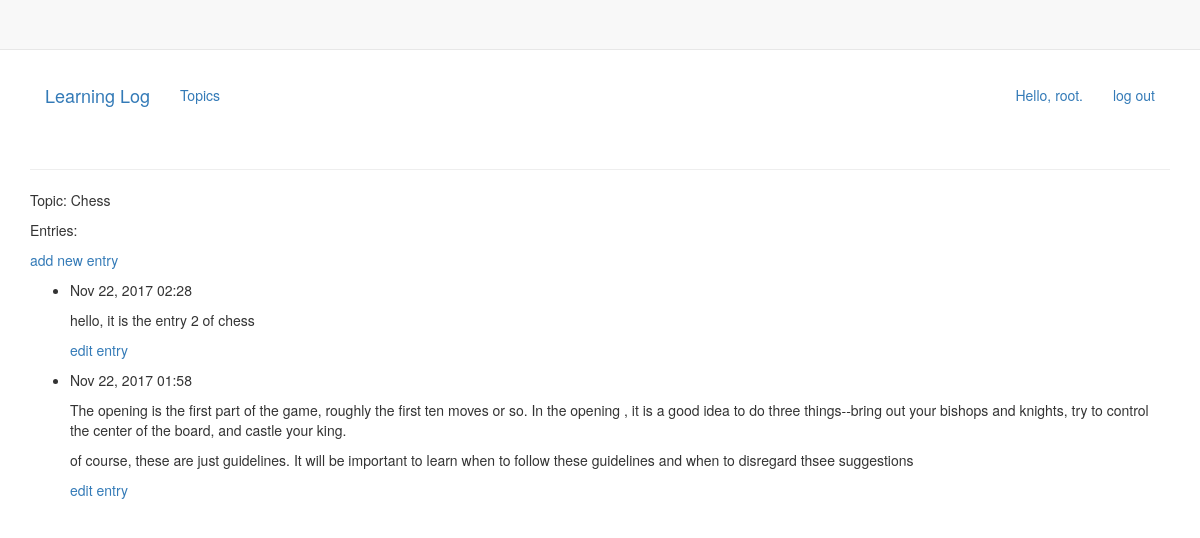
The page /topics/1/ (signed in) on the database its author committed.
### learning_logs/models.py (models this page shows, shortened)
class Topic(models.Model):
    text = models.CharField(max_length=200)
    date_added = models.DateTimeField(auto_now_add=True)
    owner = models.ForeignKey(User)
    def __unicode__(self):
        return self.text

class Entry(models.Model):
    topic = models.ForeignKey(Topic)
    text = models.TextField()
    date_added = models.DateTimeField(auto_now_add=True)
    class Meta:
        verbose_name_plural = 'entries'

### learning_logs/views.py (the view)
# urls.py: url(r'^topics/(?P<topic_id>\d+)/$', views.topic, name='topic'),
@login_required
def topic(request, topic_id):
    topic = Topic.objects.get(id=topic_id)
    if topic.owner != request.user:
        raise Http404
    entries = topic.entry_set.order_by('-date_added')
    context = {'topic': topic, 'entries': entries}
    return render(request, 'learning_logs/topic.html', context)

### learning_logs/templates/learning_logs/topic.html
{% extends 'learning_logs/base.html' %}
{% block content %}
  <p>Topic: {{ topic }}</p>
  <p>Entries:</p>
  <p>
    <a href="{% url 'learning_logs:new_entry' topic.id %}">add new entry</a>
  </p>
  <ul>
  {% for entry in entries %}
    <li>
        <p>{{ entry.date_added|date:'M d, Y H:i' }}</p>
        <p>{{ entry.text|linebreaks }}</p>
        <p>
            <a href="{% url 'learning_logs:edit_entry' entry.id %}">edit entry</a>
        </p>
    </li>
  {% empty %}
    <li>
      there are no entries for this topic yet.
    </li>
  {% endfor %}
  </ul>
{% endblock content %}

### learning_logs/templates/learning_logs/base.html (shortened to what this page needs)
{% load bootstrap3 %}
<!DOCTYPE html>
<html lang="en">
  <head>
      {% bootstrap_css %}
  </head>
  <body>
    <nav class="navbar navbar-default navbar-static-top"></nav>
      <div class="container">
          <div class="navbar-header">
              <a class="navbar-brand" href="{% url 'learning_logs:index' %}">Learning Log</a>
          </div>
          <div id="navbar" class="navbar-collapse collapse">
              <ul class="nav navbar-nav">
                  <li><a href="{% url 'learning_logs:topics' %}">Topics</a></li>
              </ul>
              <ul class="nav navbar-nav navbar-right">
                  {% if user.is_authenticated %}
                    <li><a>Hello, {{ user.username }}.</a></li>
                    <li><a href="{% url 'users:logout' %}">log out</a></li>
                  {% else %}
                      <li><a href="{% url 'users:register' %}">register</a></li>
                      <li><a href="{% url 'users:login' %}">log in</a></li>
                  {% endif %}
              </ul>
          </div>
      </div>
    <div class="container">
        <div class="page-header">
        </div>
        <div>
            {% block content %}{% endblock content %}
        </div>
    </div>
  </body>
</html>

### rows shown on the page
Topic: text "Chess"
Entry: date_added "Nov 22, 2017 02:28", text "hello, it is the entry 2 of chess"
Entry: date_added "Nov 22, 2017 01:58", text "The opening is the first part of the game, roughly the first ten moves or so. In the opening , it is a good idea to do three things--bring out your bishops and knights, try to control the center of the board, and castle your king. of course, these are just guidelines. It will be important to learn when to follow these guidelines and when to disregard thsee suggestions"

### other values the page prints
{{ user.username }} "root"
